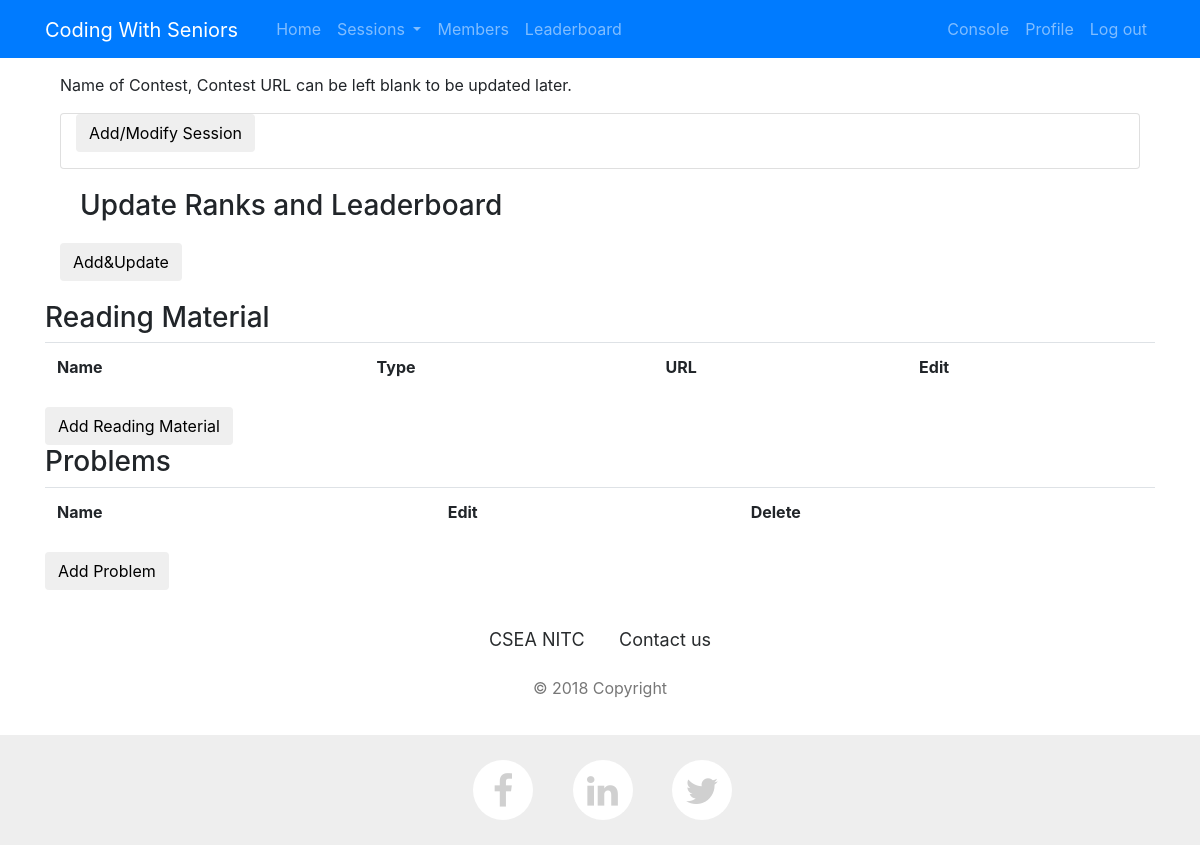
/console/edit/session/Arrays (signed in), run on an earlier commit of the app's database.
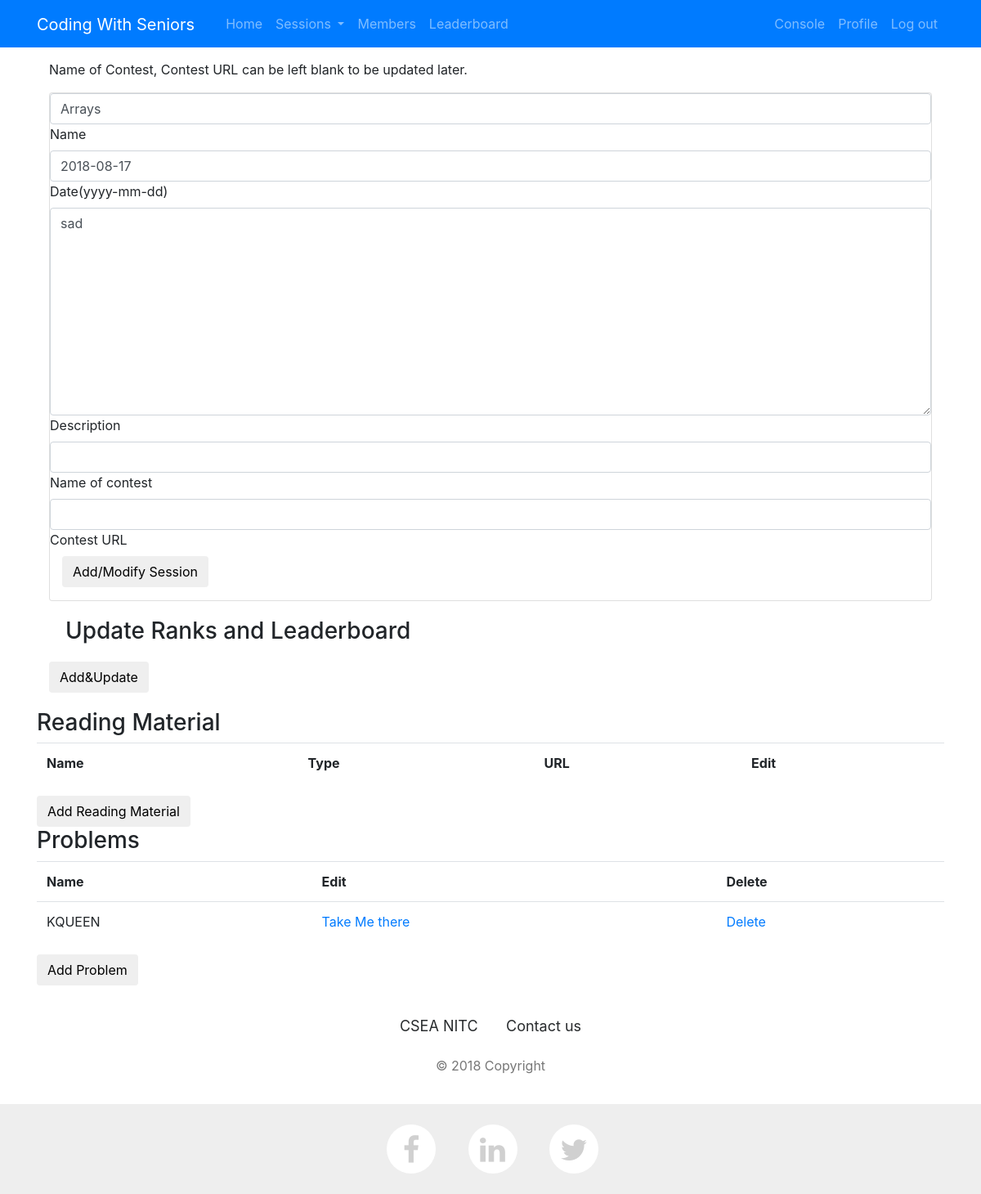
And on a later commit of the database.
### events/models.py (models this page shows, shortened)
class Session(models.Model):
    event=models.ForeignKey(Event,on_delete=models.CASCADE)
    name=models.CharField(max_length=255, blank=False, null=True,unique=True)
    date=date=models.DateField(blank=False, null=True)
    description = models.TextField(blank=False, null=True)
    test_name=models.CharField(max_length=255,blank=True, null=True)
    test_url=models.URLField(blank=True, null=True)
    top_coder=models.CharField(max_length=255, blank=True, null=True)
    top_contributor=models.CharField(max_length=255, blank=True, null=True)
    top_improver=models.CharField(max_length=255, blank=True, null=True)
    rating_updated=models.BooleanField(default=False)

class Problem(models.Model):
    name=models.CharField(max_length=255, blank=False, null=True,unique=True)
    url_problem=models.URLField(blank=False, null=True)
    solution=models.CharField(max_length=255, blank=True, null=True)
    url_solution=models.URLField(blank=True, null=True)
    session=models.ForeignKey(Session,on_delete=models.CASCADE)
    tags=models.ManyToManyField(Tags,blank=True)

### console/views.py (the view)
# urls.py: path('edit/session/<str:session_name>',views.edit_session,name="edit_session"),
@staff_member_required
@sensitive_post_parameters()
@csrf_protect
@require_http_methods(["GET", "POST"])
def edit_session(request: HttpRequest,session_name:str):
    try:
        add=False
        session = Session.objects.get(name=session_name)
        problems=Problem.objects.filter(session=session)
        readingmaterial=ReadingMaterial.objects.filter(session=session)
        if request.method == "POST":
            session_form=AddSessionForm(request.POST, instance=session)
            response = add_session(request, session_form,False,session.event)
            if response is not None:
                return response
        else:
            session_form = AddSessionForm(instance=session)
    except:
        messages.add_message(request, messages.ERROR, 'Error Contact Admin')
    return render(request,'console/add_session.html',locals())

### console/forms.py
class AddSessionForm(forms.ModelForm):
    class Meta:
        model = Session
        fields = ['name', 'date','description','test_name','test_url']
    def __init__(self, *args, **kwargs):
        super(AddSessionForm, self).__init__(*args, **kwargs)
        self.fields['name'].label = "Name"
        self.fields['name'].widget.attrs.update({
            'class': 'form-control validate',
        })
        self.fields['date'].label = 'Date(yyyy-mm-dd)'
        self.fields['date'].widget.attrs.update({
            'class': 'form-control validate date-input',
        })
        self.fields['description'].label = 'Description'
        self.fields['description'].widget.attrs.update({
            'class': 'form-control validate',
        })
        self.fields['test_name'].label = 'Name of contest'
        self.fields['test_name'].widget.attrs.update({
            'class': 'form-control validate',
        })
        self.fields['test_url'].label = 'Contest URL'
        self.fields['test_url'].widget.attrs.update({
            'class': 'form-control validate',
        })

### console/templates/console/add_session.html (shortened to what this page needs)
{% extends "layout.html" %}
{% load staticfiles %}
{% block body %}
        <div class="container">
        <div class="row">
        <div class="col">
            <p>Name of Contest, Contest URL can be left blank to be updated later.</p>
            <div class="card card-block">
                <form method="post" action="" id="form-login2">
                    <fieldset>
                        {% for fieldz in session_form %}
                            <div class="md-form {% if fieldz.errors %}has-error{% endif %}">
                                {{ fieldz }}
                                <label for="id_{{ fieldz.name }}">{{ fieldz.label }}</label>
                            </div>
                        {% endfor %}
                        <div class="form-group">
                            <div class="col-md-10 col-md-offset-2">
                                <button class="btn btn-default" type="submit" name="add_session">Add/Modify Session</button>
                            </div>
                        </div>
                    </fieldset>
                </form>
            </div>
        </div>
    </div>
        <div class="row">
        <div class="col">
            {% if not add %}
                <h3 style="margin: 20px">Update Ranks and Leaderboard</h3>
                <a href="/console/update_leaderboard/{{ session.name }}"><button class="btn btn-default" style="margin-bottom: 20px">Add&Update</button></a>
            {%  endif %}
        </div>
        </div>
    </div>
    <div class="row">
        <div class="col">
            {% if not add %}
                <h3>Reading Material</h3>
                <table class="table table-hover test">
                    <tr>
                        <th>Name</th>
                        <th>Type</th>
                        <th>URL</th>
                        <th>Edit</th>
                    </tr>
                 </table>
            {%  endif %}
        </div>
        </div>
    <div class="row">
        <div class="col">
            {% if not add %}
                <a href="/console/add/readingmaterial/{{ session.name }}"><button class="btn btn-default">Add Reading Material</button></a>
            {%  endif %}
    </div>
    </div>
    <div class="row">
    <div class="col">
        {% if not add %}
            <h3>Problems</h3>
            <table class="table table-hover test">
                <tr>
                    <th>Name</th>
                    <th>Edit</th>
                    <th>Delete</th>
                </tr>
                {% for item in problems  %}
                <tr>
                    <td>{{ item.name }}</td>
                    <td><a href="/console/edit/problem/{{item.name }}">Take Me there</a></td>
                    <td><a href="/console/do_not_use/problem/{{item.name }}" onclick="return confirm('Are you sure?')">Delete</a></td>
                </tr>
                {% endfor %}
             </table>
        {%  endif %}
    </div>
    </div>
<div class="row">
    <div class="col">
        {% if not add %}
            <a href="/console/add/problem/{{ session.name }}"><button class="btn btn-default">Add Problem</button></a>
        {%  endif %}
    </div>
    </div>
{% endblock %}

What changed in the data, as far as the page shows it:
added Session: session_form "Arrays" "2018-08-17" "sad"
added Problem: name "KQUEEN"
Also different on the page:
new list line: "Name"
new list line: "Date(yyyy-mm-dd)"
new list line: "Description"
new list line: "Name of contest"
new list line: "Contest URL"
